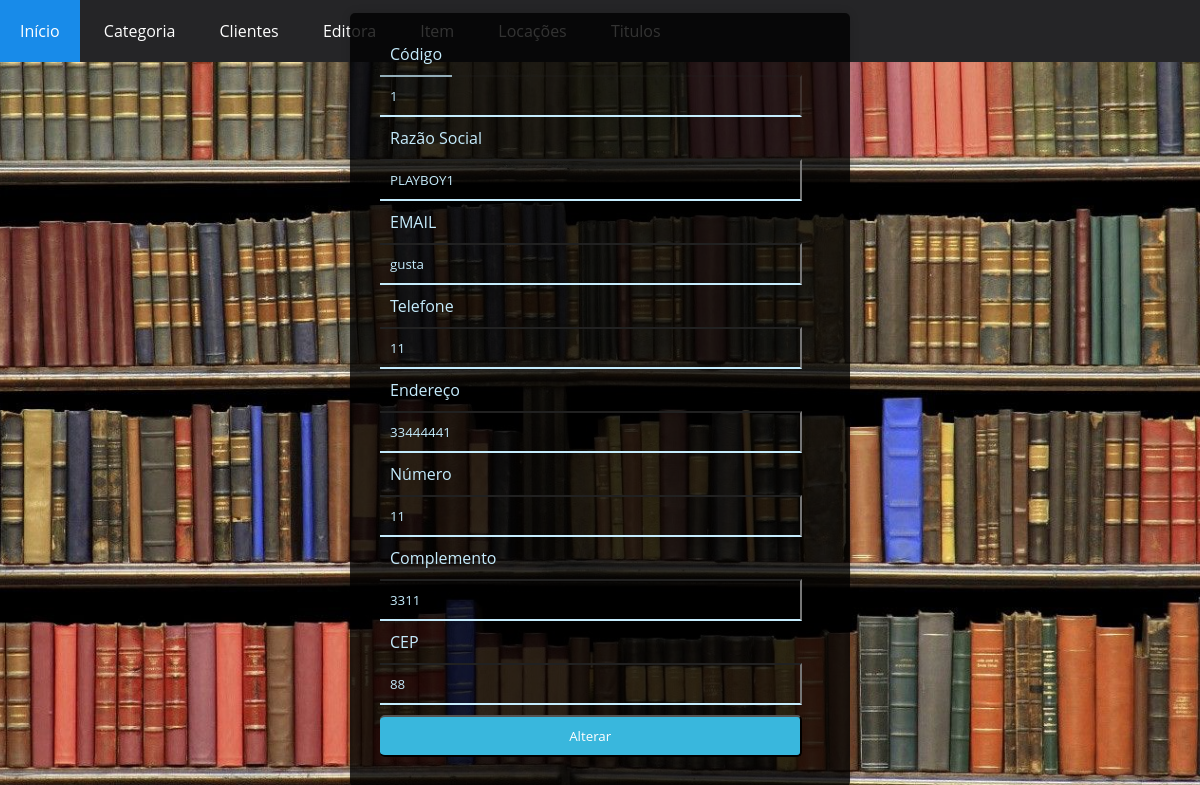
/Editora/Alterar/alterar_Editora.php?Id=1, run on the app's committed database.
### tables this page shows
CREATE TABLE `editora` (
  `id_editora` int(11) NOT NULL,
  `razao_social` varchar(150) NOT NULL,
  `telefone` char(12) NOT NULL,
  `endereco` varchar(150) NOT NULL,
  `numero_endereco` int(11) NOT NULL,
  `complemento` varchar(150) NOT NULL,
  `cep` char(8) NOT NULL,
  `email` varchar(150) NOT NULL
);

### Editora/Alterar/alterar_Editora.php (the view, shortened to what this page needs)
<?php
include('../../conexao.php');
?>
<!DOCTYPE html>
<html lang="pt-br">
<head>
	<link rel="stylesheet" type="text/css" href="../../Styles/Cadastro.css">
	<link rel="stylesheet" type="text/css" href="../Styles/site.css">
	<link rel="stylesheet" type="text/css" href="../../Styles/Listar.css">
</head>
<body>
	<nav id="menu-h">
		<?php
		include('../../menu.php');
		?>
	</nav>
	<div class="wrapper">
		<div class="cadastro">
			<div class="campos">
				<form action="./alterar_Editora_db.php" method="post">
					<?php
					$Id = $_GET['Id'];
					$sql = "SELECT ID_EDITORA AS Id,
								RAZAO_SOCIAL,
								TELEFONE,
								ENDERECO,
								NUMERO_ENDERECO,
								COMPLEMENTO,
								CEP,
								EMAIL
							FROM EDITORA
							WHERE ID_EDITORA = {$Id}";
					$query = mysqli_query($conexao, $sql);
					$dado = mysqli_fetch_array($query, MYSQLI_ASSOC);
					?>
					<label for="Id">Código</label><br>
					<input type="text"
						name="Id"
						id="Id"
						maxlength="11"
						value="<?php echo $Id; ?>"
						disabled="true">
					<br>
					<label for="RazaoSocial">Razão Social</label><br>
					<input type="text"
						maxlength="100"
						name="RazaoSocial"
						id="RazaoSocial"
						value="<?php echo $dado['RAZAO_SOCIAL']; ?>">
					<br>
					<label for="Email">EMAIL</label><br>
					<input type="text"
						maxlength="100"
						name="Email"
						id="Email"
						value="<?php echo $dado['EMAIL']; ?>">
					<br>
					<label for="Telefone">Telefone</label><br>
					<input type="text"
						maxlength="15"
						name="Telefone"
						id="Telefone"
						value="<?php echo $dado['TELEFONE']; ?>">
					<br>
					<label for="Endereco">Endereço</label><br>
					<input type="text"
						maxlength="200"
						name="Endereco"
						id="Endereco"
						value="<?php echo $dado['ENDERECO']; ?>">
					<br>
					<label for="Numero">Número</label><br>
					<input type="text"
						maxlength="5"
						name="Numero"
						id="Numero"
						value="<?php echo $dado['NUMERO_ENDERECO']; ?>">
					<br>
					<label for="Complemento">Complemento</label><br>
					<input type="text"
						maxlength="50"
						name="Complemento"
						id="Complemento"
						value="<?php echo $dado['COMPLEMENTO']; ?>">
					<br>
					<label for="Cep">CEP</label><br>
					<input type="text"
						maxlength="11"
						name="Cep"
						id="Cep"
						value="<?php echo $dado['CEP']; ?>">
					<br>
					<button class="btn" type="submit">Alterar</button>
				</form>
			</div>
		</div>
	</div>
</body>
</html>

### Styles/cadastro.css (style rules this page uses)
* { margin: 0; padding: 0; box-sizing: border-box; outline: none; font-family: sans-serif; }
body { background: url(../Images/Biblioteca.jpg) no-repeat top center; background-size: cover; height: 100vh; }
.wrapper { position: absolute; top: 50%; transform: translateY(-50%); width: 100%; padding: 0 20px; }
.cadastro { max-width: 500px; margin: 0 auto; background: rgba(0,0,0,0.8); padding: 30px; border-radius: 5px; display: flex; flex-direction: row; box-shadow: 0 0 10px rgba(0,0,0,0.13); }
.campos { display: flex; flex-direction: column; margin-right: 4%; width: 100%; }
.campos input { margin: 10px 0; background: transparent; border-left: 0; border-bottom: 2px solid #c5ecfd; padding: 10px; color: #c5ecfd; width: 100%; }
.campos label { margin: 10px 0; background: transparent; border-left: 0; border-bottom: 2px solid #c5ecfd; padding: 10px; color: #c5ecfd; width: 100%; }
.btn { border-left: 0; width: 100%; background: #39b7dd; text-align: center; padding: 10px; border-radius: 5px; color: #fff; cursor: pointer; text-transform: capitalize; }

### Styles/site.css (style rules this page uses)
body { background: url(../Images/Biblioteca.jpg) no-repeat top center; background-size: cover; height: 100vh; }

### Styles/Listar.css (style rules this page uses)
* { font-family: 'Open Sans', sans-serif; }
#menu-h { background-color: rgb(37, 37, 39); }
.btn { border-left: 0; width: 100%; background: #39b7dd; text-align: center; padding: 10px; border-radius: 5px; color: #fff; cursor: pointer; text-transform: capitalize; }

### Styles/menu.css (style rules this page uses)
* { box-sizing: border-box; font-family: 'Open Sans', sans-serif; }
#menu-h { background-color: rgb(37, 37, 39); }

### data on the page
editora: RazaoSocial "PLAYBOY1", Email "gusta", Telefone "11", Endereco "33444441", Numero "11", Complemento "3311", Cep "88"
